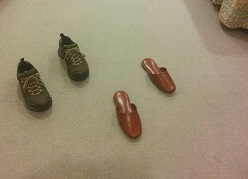
#> input picture imgs/templatematching.jpg, 248 x 179 px
$ python templatematching.py
#> lines starting #> are read from the running program, lines starting #| are printed output that depends on the picture
# coding: utf-8
# 画像にテンプレートマッチングを掛ける

import numpy as np
import cv2


def normalize255( img ) :
    maxV = 0
    for y,x in np.ndindex(img.shape[0]) : maxV = max(maxV,img[y][x])


def diffSSD(trgt, temp) :
    H,   W = trgt.shape[0], trgt.shape[1]
    tH, tW = temp.shape[0], temp.shape[1]
    res = np.zeros( (H,W) )
    maxV = 0
    for y,x in np.ndindex((H-tH, W-tW)) :
        diff = np.int32(trgt[y:y+tH, x:x+tW]) - np.int32(temp)
        d    = np.sum(diff**2)
        maxV = max( maxV, d)
        res[y + int(tH/2),x + int(tW/2)] = d
    return np.uint8( res * (255.0 / maxV) )

def diffSAD(trgt, temp) :
    H,   W = trgt.shape[0], trgt.shape[1]
    tH, tW = temp.shape[0], temp.shape[1]
    res = np.zeros( (H,W) )
    maxV = 0
    for y,x in np.ndindex((H-tH, W-tW)) :
        diff = np.abs( np.int32(trgt[y:y+tH, x:x+tW]) - np.int32(temp))
        d    = np.sum( diff )
        maxV = max( maxV, d)
        res[y + int(tH/2),x + int(tW/2)] = d
    return np.uint8( res * (255.0 / maxV) )

def diffNCC(trgt, temp) :
    H,   W = trgt.shape[0], trgt.shape[1]
    tH, tW = temp.shape[0], temp.shape[1]
    res = np.zeros( (H,W) )
    Tsum = np.linalg.norm(temp)
    for y,x in np.ndindex((H-tH, W-tW)) :
        I    = np.int32(trgt[y:y+tH, x:x+tW])
        Isum = np.linalg.norm(I)
        res[y + int(tH/2),x + int(tW/2)] = np.sum( I * np.int32(temp) ) / Tsum / Isum
    return np.uint8( res * 255.0 )

# 画像をnp.arrayとして読み込む
trgt = cv2.imread("../imgs/templatematching.jpg")
#> trgt is the input picture: shape (179, 248, 3); mean B, G, R 116.9, 143.3, 155.9
temp = cv2.imread("../imgs/template.jpg")
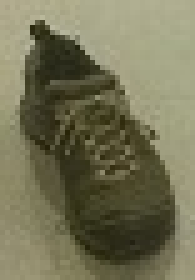
#> input picture imgs/template.jpg, 39 x 56 px (shown 5 times larger)
#> temp is the input picture: shape (56, 39, 3); mean B, G, R 86, 114.7, 116.9
#trgt = cv2.imread("imgs/templatematching1.jpg")
#temp = cv2.imread("imgs/template1.jpg")

trgtGry = cv2.cvtColor( trgt, cv2.COLOR_BGR2GRAY )
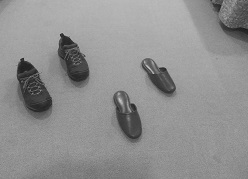
#> trgtGry: shape (179, 248); min 24, max 202, mean 144
tempGry = cv2.cvtColor( temp, cv2.COLOR_BGR2GRAY )
res1 = diffSSD(trgtGry, tempGry)
#> the loop in diffSSD, `for y,x in np.ndindex((H-tH, W-tW)) :` made 25707 passes
#> (d, maxV) on passes 1 to 3: (10768450, 10768450), (10805325, 10805325), (10837930, 10837930)
#> pass 1, in diffSSD, `diff = np.int32(trgt[y:y+tH, x:x+tW]) - np.int32(temp)`:
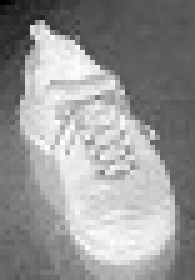
#> diff: shape (56, 39) int32 (shown 5 times larger); min -66, max 133, mean 51.7; drawn with min black and max white
res2 = diffSAD(trgtGry, tempGry)
#> the loop in diffSAD, `for y,x in np.ndindex((H-tH, W-tW)) :` made 25707 passes
#> (d, maxV) on passes 1 to 3: (119938, 119938), (119949, 119949), (119946, 119949)
#> pass 1, in diffSAD, `diff = np.abs( np.int32(trgt[y:y+tH, x:x+tW]) - np.int32(temp))`:
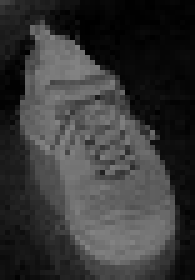
#> diff: shape (56, 39) int32 (shown 5 times larger); min 0, max 133, mean 54.9
#> after the loop in diffSAD, `for y,x in np.ndindex((H-tH, W-tW)) :`:
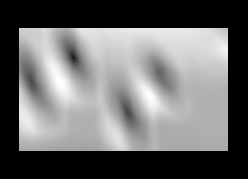
#> res: shape (179, 248) float64; min 0, max 147119, mean 61694.3; drawn with min black and max white
res3 = diffNCC(trgtGry, tempGry)
#> in diffNCC, `Tsum = np.linalg.norm(temp)`: Tsum = 5668.4
#> the loop in diffNCC, `for y,x in np.ndindex((H-tH, W-tW)) :` made 25707 passes
#> Isum on passes 1 to 3: 7661.8, 7677.3, 7692.2
#> after the loop in diffNCC, `for y,x in np.ndindex((H-tH, W-tW)) :`:
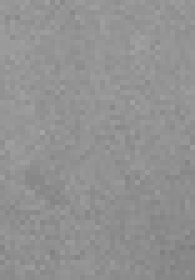
#> I: shape (56, 39) int32 (shown 5 times larger); min 125, max 164, mean 145.7
#> after the loop in diffNCC, `for y,x in np.ndindex((H-tH, W-tW)) :`:
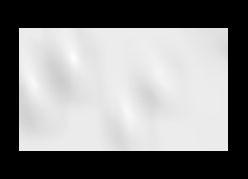
#> res: shape (179, 248) float64; min 0, max 1, mean 0.526
cv2.imshow("trgt", trgt)
cv2.imshow("temp", temp)
cv2.imshow("diffSSD  ", res1)
cv2.imshow("diffSAD  ", res2)
cv2.imshow("diffNCC  ", res3)
cv2.waitKey(0)
